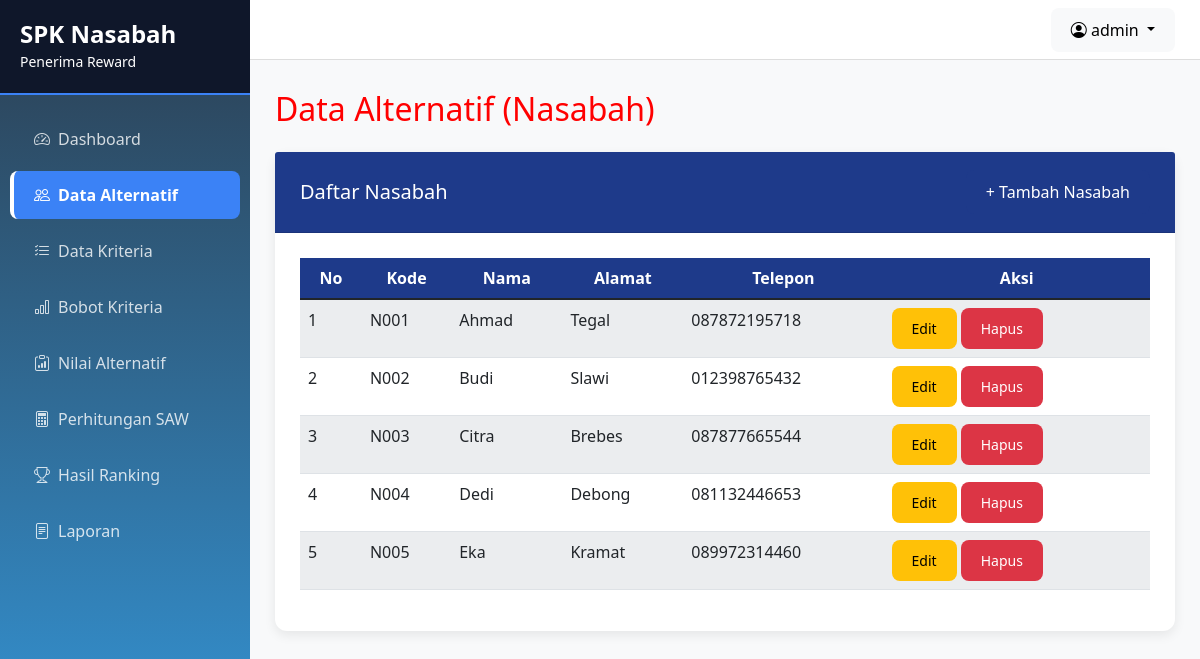
/alternatif (signed in), run on the app's committed database.
### models.py (models this page shows, shortened)
class User(db.Model, UserMixin):
    id = db.Column(db.Integer, primary_key=True)
    username = db.Column(db.String(80), unique=True, nullable=False)
    password_hash = db.Column(db.String(200), nullable=False)
    nama_lengkap = db.Column(db.String(100))
    role = db.Column(db.String(20), default='admin')  # admin, user
    active = db.Column(db.Boolean, default=True)
    created_at = db.Column(db.DateTime, default=datetime.utcnow)

class Nasabah(db.Model):
    id = db.Column(db.Integer, primary_key=True)
    kode = db.Column(db.String(10), unique=True, nullable=False)
    nama = db.Column(db.String(100), nullable=False)
    alamat = db.Column(db.String(200))
    telepon = db.Column(db.String(15))
    created_at = db.Column(db.DateTime, default=datetime.utcnow)
    nilai = db.relationship('NilaiNasabah', backref='nasabah', cascade='all, delete-orphan')

### app.py (the view)
@app.route('/alternatif')
@login_required
def alternatif():
    nasabahs = Nasabah.query.all()
    return render_template('alternatif.html', nasabahs=nasabahs)

### app.py (called while the page is built)
@login_manager.user_loader
def load_user(user_id):
    return User.query.get(int(user_id))

@app.context_processor
def inject_user_and_version():
    return {
        'current_user': current_user,
        'css_version': int(time.time())
    }

### templates/alternatif.html (shortened to what this page needs)
{% extends "base.html" %}
{% block header %}Data Alternatif (Nasabah){% endblock %}
{% block content %}
<div class="card">
    <div class="card-header d-flex justify-content-between align-items-center">
        <h5 class="mb-0">Daftar Nasabah</h5>
        <a href="{{ url_for('tambah_alternatif') }}" class="btn btn-primary">
            + Tambah Nasabah
        </a>
    </div>
    <div class="card-body">
        {% if nasabahs %}
        <div class="table-responsive">
            <table class="table table-striped table-hover">
                <thead>
                    <tr>
                        <th>No</th>
                        <th>Kode</th>
                        <th>Nama</th>
                        <th>Alamat</th>
                        <th>Telepon</th>
                        <th>Aksi</th>
                    </tr>
                </thead>
                <tbody>
                    {% for nasabah in nasabahs %}
                    <tr>
                        <td>{{ loop.index }}</td>
                        <td>{{ nasabah.kode }}</td>
                        <td>{{ nasabah.nama }}</td>
                        <td>{{ nasabah.alamat }}</td>
                        <td>{{ nasabah.telepon }}</td>
                        <td>
                            <a href="{{ url_for('edit_alternatif', id=nasabah.id) }}"
                               class="btn btn-sm btn-warning">Edit</a>
                            <a href="{{ url_for('hapus_alternatif', id=nasabah.id) }}"
                               class="btn btn-sm btn-danger"
                               onclick="return confirm('Yakin hapus nasabah ini?')">Hapus</a>
                        </td>
                    </tr>
                    {% endfor %}
                </tbody>
            </table>
        </div>
        {% else %}
        <div class="alert alert-info">
            Belum ada data nasabah. Silakan tambah nasabah terlebih dahulu.
        </div>
        {% endif %}
    </div>
</div>
{% endblock %}

### templates/base.html (shortened to what this page needs)
<!DOCTYPE html>
<html lang="id">
<head>
    <link href="https://cdn.jsdelivr.net/npm/bootstrap@5.1.3/dist/css/bootstrap.min.css" rel="stylesheet">
    <link rel="stylesheet" href="{{ url_for('static', filename='style.css') }}?v={{ css_version }}">
    <link rel="stylesheet" href="https://cdn.jsdelivr.net/npm/bootstrap-icons@1.8.1/font/bootstrap-icons.css">
</head>
<body>
<nav id="sidebar">
    <div class="sidebar-header">
        <h4 class="mb-0">SPK Nasabah</h4>
        <small>Penerima Reward</small>
    </div>
    <ul class="nav flex-column mt-3">
        <li class="nav-item">
            <a class="nav-link {% if request.endpoint=='dashboard' %}active{% endif %}" href="{{ url_for('dashboard') }}">
                <i class="bi bi-speedometer2 me-2"></i>Dashboard
            </a>
        </li>
        <li class="nav-item">
            <a class="nav-link {% if request.endpoint=='alternatif' %}active{% endif %}" href="{{ url_for('alternatif') }}">
                <i class="bi bi-people me-2"></i>Data Alternatif
            </a>
        </li>
        <li class="nav-item">
            <a class="nav-link {% if request.endpoint=='kriteria' %}active{% endif %}" href="{{ url_for('kriteria') }}">
                <i class="bi bi-list-check me-2"></i>Data Kriteria
            </a>
        </li>
        <li class="nav-item">
            <a class="nav-link {% if request.endpoint=='bobot' %}active{% endif %}" href="{{ url_for('bobot') }}">
                <i class="bi bi-bar-chart me-2"></i>Bobot Kriteria
            </a>
        </li>
        <li class="nav-item">
            <a class="nav-link {% if request.endpoint=='nilai_alternatif' %}active{% endif %}" href="{{ url_for('nilai_alternatif') }}">
                <i class="bi bi-clipboard-data me-2"></i>Nilai Alternatif
            </a>
        </li>
        <li class="nav-item">
            <a class="nav-link {% if request.endpoint=='perhitungan_saw' %}active{% endif %}" href="{{ url_for('perhitungan_saw') }}">
                <i class="bi bi-calculator me-2"></i>Perhitungan SAW
            </a>
        </li>
        <li class="nav-item">
            <a class="nav-link {% if request.endpoint=='hasil_ranking' %}active{% endif %}" href="{{ url_for('hasil_ranking') }}">
                <i class="bi bi-trophy me-2"></i>Hasil Ranking
            </a>
        </li>
        <li class="nav-item">
            <a class="nav-link {% if request.endpoint=='laporan' %}active{% endif %}" href="{{ url_for('laporan') }}">
                <i class="bi bi-file-text me-2"></i>Laporan
            </a>
        </li>
    </ul>
</nav>
<div class="topbar">
    {% if current_user.is_authenticated %}
    <div class="dropdown">
        <a class="btn btn-light dropdown-toggle" href="#" data-bs-toggle="dropdown">
            <i class="bi bi-person-circle"></i> {{ current_user.username }}
        </a>
    </div>
    {% endif %}
</div>
<div class="content">
    <h2 class="mb-4">{% block header %}{% endblock %}</h2>
    {% block content %}{% endblock %}
</div>
</body>
</html>

### statics/style.css (style rules this page uses)
:root { --primary-color: #1e3a8a; --secondary-color: #3b82f6; --light-color: #f8fafc; --sidebar-bg: #1e3a8a; --sidebar-hover: #3b82f6; --sidebar-active: #60a5fa; --card-bg: #ffffff; --content-bg: #f1f5f9; }
* { margin: 0; padding: 0; box-sizing: border-box; }
body { font-family: 'Segoe UI', Tahoma, Geneva, Verdana, sans-serif; background-color: var(--content-bg); color: #333; min-height: 100vh; }
#sidebar { background-color: #1e293b !important; min-height: 100vh; }
#sidebar .sidebar-header { background-color: #0f172a !important; border-bottom: 2px solid #3b82f6 !important; }
#sidebar .sidebar-header h4 { color: #ffffff !important; font-weight: bold; font-size: 1.5rem; }
#sidebar .nav-link { color: rgba(255, 255, 255, 0.8) !important; padding: 12px 20px; border-left: 4px solid transparent; transition: all 0.3s ease; }
#sidebar .nav-link.active { color: #ffffff !important; background-color: #3b82f6 !important; border-left-color: #ffffff; font-weight: bold; }
.nav-link::before { margin-right: 10px; font-size: 1.1em; }
.card { background-color: var(--card-bg); border: none; border-radius: 12px; padding: 0; margin-bottom: 25px; box-shadow: 0 4px 12px rgba(0, 0, 0, 0.08); }
.card-header { background-color: var(--primary-color); color: white; padding: 18px 25px; font-weight: 600; }
.card-body { padding: 25px; }
.table thead th { background-color: var(--primary-color); color: white; text-align: center; border: none; }
.table-striped tbody tr:nth-of-type(odd) { background-color: rgba(241,245,249,0.5); }
.btn { padding: 10px 20px; border-radius: 8px; font-weight: 500; border: none; transition: all 0.3s ease; }
.btn-primary { background-color: var(--primary-color); }
body { color: red; }

### templates/base.html (style rules this page uses)
body { margin: 0; background: #f8f9fa; }
#sidebar { position: fixed; top: 0; left: 0; width: 250px; height: 100vh; background: linear-gradient(180deg, #2c3e50 0%, #3498db 100%); color: white; z-index: 1000; }
.sidebar-header { padding: 20px; background: rgba(0,0,0,0.2); border-bottom: 1px solid rgba(255,255,255,0.1); }
.nav-link { color: rgba(255,255,255,0.85); padding: 12px 20px; margin: 4px 10px; border-radius: 8px; }
.nav-link:hover, .nav-link.active { background: rgba(255,255,255,0.15); color: white; }
.topbar { position: fixed; left: 250px; right: 0; height: 60px; background: white; border-bottom: 1px solid #ddd; display: flex; align-items: center; justify-content: flex-end; padding: 0 25px; z-index: 900; }
.content { margin-left: 250px; padding: 90px 25px 25px; }

### data on the page
User: username "admin"
Nasabah: kode "N001", nama "Ahmad", alamat "Tegal", telepon "087872195718"
Nasabah: kode "N002", nama "Budi", alamat "Slawi", telepon "012398765432"
Nasabah: kode "N003", nama "Citra", alamat "Brebes", telepon "087877665544"
Nasabah: kode "N004", nama "Dedi", alamat "Debong", telepon "081132446653"
Nasabah: kode "N005", nama "Eka", alamat "Kramat", telepon "089972314460"
